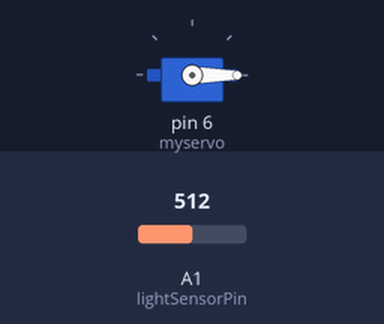
The sketch below on a simulated Arduino Uno, built with avr-gcc and run on an emulated ATmega328P. Parts: servo. The inputs (shaded band) are chosen by the test bench; at power-on: A1 (lightSensorPin) = 512.

Above: at 1.2 s.
1.3 s: A1 (lightSensorPin) set to 583
2.8 s: A1 (lightSensorPin) set to 612
At 3.8 s:
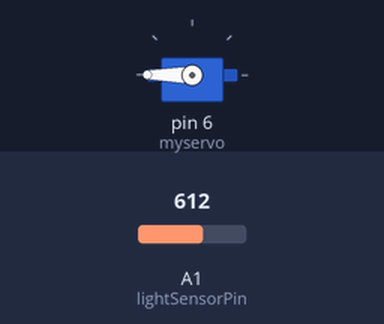
4.3 s: A1 (lightSensorPin) set to 590
At 4.9 s:
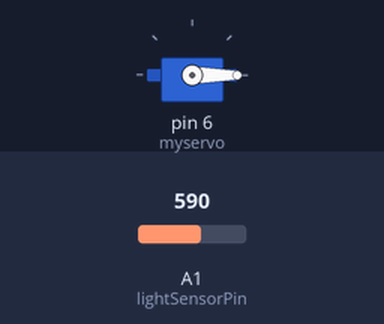
5.8 s: A1 (lightSensorPin) set to 610
At 6.1 s:
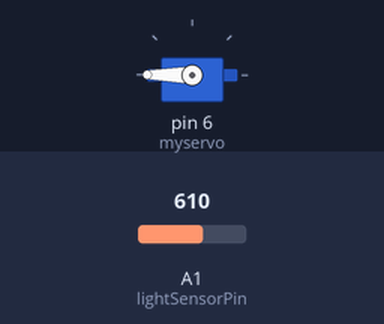
Timing chart, 0 to 8.3 s (numbered marks = the images above; inputs shaded):
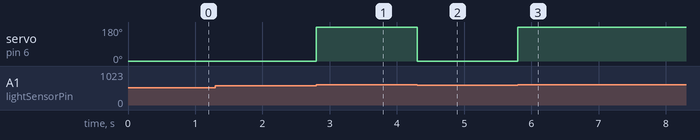

The sketch:

Toldo_automatizado.ino
```cpp
/*
*Projeto de automação de um toldo
*
*
*
*
*/
#include <Servo.h> //A biblioteca servo está incluída.
Servo myservo;  //O objeto myservo da classe Servo é criado.

int lightSensorPin=A1; //Sensor de luz LDR conectada a entrada analgica


void setup() {
  myservo.attach(6); //Servo conectado ao pino 6

 }

void loop() {
int lightSensorValue=analogRead(lightSensorPin); //Nós lemos o valor do sensor e o armazenamos em uma variável
//Dependendo da luz, o toldo é implantado ou coletado
   if (lightSensorValue <= 600) {
   myservo.write(0);
  }
  else {
   myservo.write(180);
  }
}
```

Measured:
- the behaviour switches between 600 and 601 on A1 (lightSensorPin) (found by bisection; images 0 and 1)
- after the input at 1.3 s, every drawn part: stays the same
- after the input at 2.8 s, servo on pin 6 (myservo): 0° → 180° at once
- after the input at 4.3 s, servo on pin 6 (myservo): 180° → 0° at once
- after the input at 5.8 s, servo on pin 6 (myservo): 0° → 180° at once
